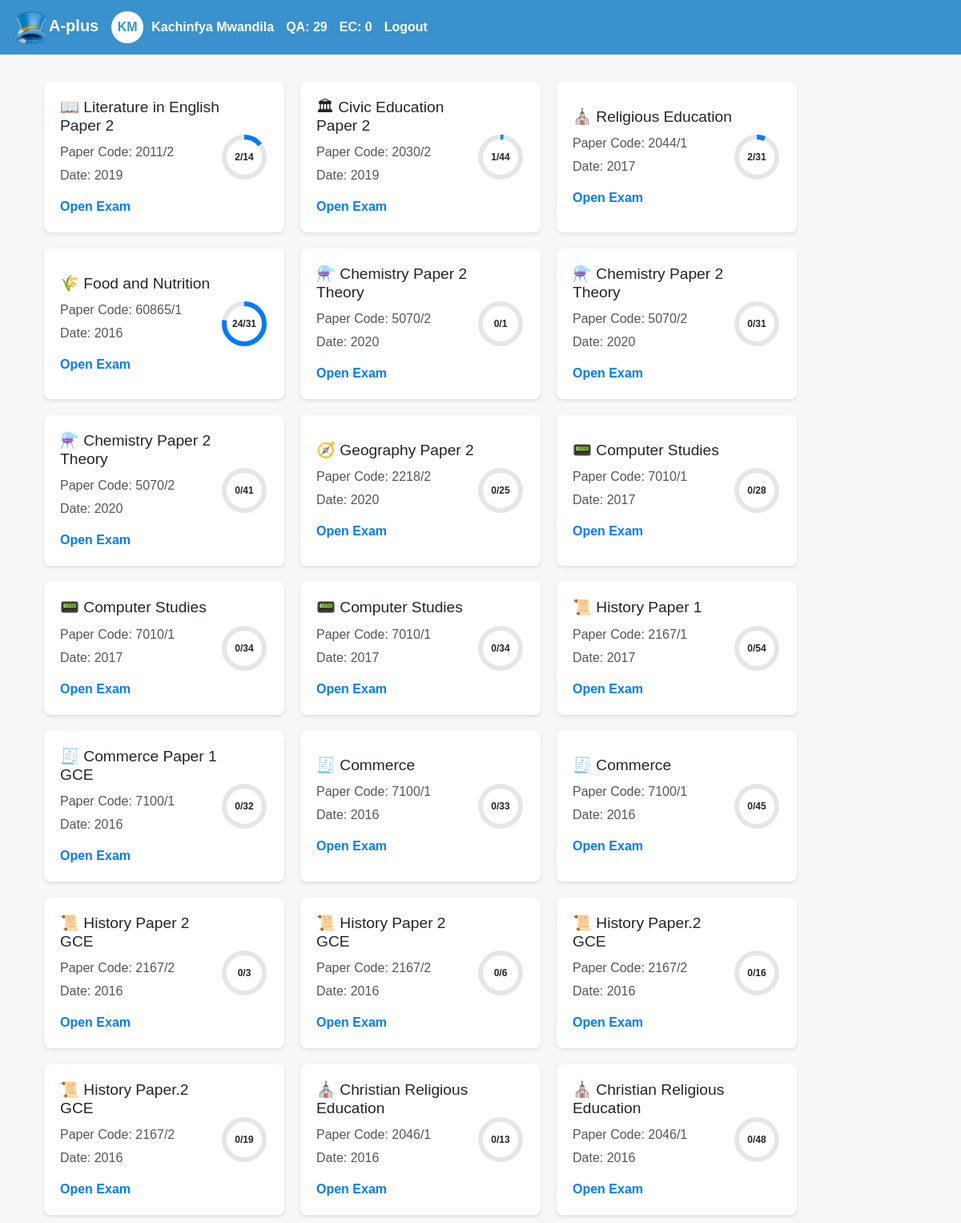
Page /aplus/index.php (signed in) on the committed database.
### tables this page shows
CREATE TABLE `users` (
  `user_id` int(11) NOT NULL,
  `first_name` varchar(100) NOT NULL,
  `last_name` varchar(100) NOT NULL,
  `email` varchar(255) NOT NULL,
  `password` varchar(255) NOT NULL,
  `created_at` timestamp NOT NULL DEFAULT current_timestamp(),
  `verified` tinyint(1) DEFAULT 0,
  `paid` tinyint(1) DEFAULT 0
);

CREATE TABLE `exams` (
  `exam_id` int(11) NOT NULL,
  `exam_name` varchar(255) DEFAULT NULL,
  `paper_code` varchar(50) NOT NULL,
  `date` year(4) NOT NULL,
  `duration` varchar(50) NOT NULL,
  `total_questions` int(11) NOT NULL,
  `total_points` int(11) NOT NULL,
  `instructions` text DEFAULT NULL,
  `additional_information` text DEFAULT NULL,
  `emoji` text DEFAULT NULL
);

### aplus/index.php (the view, shortened to what this page needs)
<?php
require_once 'header.php';
$user_id = $_SESSION['user_id'];
$query = "
    SELECT exams.exam_id, exams.emoji, exams.exam_name, exams.paper_code, exams.date,
           COUNT(questions.question_id) AS total_questions,
           SUM(IF(user_responses.user_id IS NOT NULL, 1, 0)) AS attempted_questions
    FROM exams
    LEFT JOIN questions ON exams.exam_id = questions.exam_id
    LEFT JOIN user_responses ON questions.question_id = user_responses.question_id AND user_responses.user_id = ?
    GROUP BY exams.exam_id
    ORDER BY IFNULL(MAX(user_responses.created_at), exams.date) DESC, exams.date DESC";
$stmt = $mysqli->prepare($query);
$stmt->bind_param('i', $user_id);
$stmt->execute();
$result = $stmt->get_result();
?>
<!DOCTYPE html>
<html lang="en">
<head>
    <link rel="stylesheet" href="https://stackpath.bootstrapcdn.com/bootstrap/4.5.2/css/bootstrap.min.css">
</head>
<body>
    <div class="container mt-4">
        <div class="exam-list">
            <?php while ($row = $result->fetch_assoc()) {
                $total_questions = $row['total_questions'];
                $attempted_questions = $row['attempted_questions'] ?: 0;
                $progress_percentage = ($total_questions > 0) ? ($attempted_questions / $total_questions) * 100 : 0;
                ?>
                <div class="exam-item">
                    <div class="exam-details">
                        <h2><?php echo htmlspecialchars($row['emoji']).' '.htmlspecialchars($row['exam_name']); ?></h2>
                        <p>Paper Code: <?php echo htmlspecialchars($row['paper_code']); ?></p>
                        <p>Date: <?php echo htmlspecialchars($row['date']); ?></p>
                        <a href="user_exam.php?exam_id=<?php echo $row['exam_id']; ?>">
                            <?php echo ($attempted_questions == $total_questions) ? 'Retake Exam' : 'Open Exam'; ?>
                        </a>
                    </div>
                    <div class="progress-ring">
                        <svg width="60" height="60">
                            <circle cx="30" cy="30" r="25" stroke="#e6e6e6"/>
                            <circle cx="30" cy="30" r="25" stroke="#007bff"
                                    stroke-dasharray="<?php echo 2 * pi() * 25; ?>"
                                    stroke-dashoffset="<?php echo (1 - $progress_percentage / 100) * 2 * pi() * 25; ?>"/>
                        </svg>
                        <div class="progress-ring-text"><?php echo $attempted_questions . '/' . $total_questions; ?></div>
                    </div>
                </div>
            <?php } ?>
        </div>
    </div>
</body>
</html>

### aplus/header.php (shortened to what this page needs)
<?php
require_once 'config.php';
$user_id = $_SESSION['user_id'];
$query = "SELECT first_name, last_name FROM users WHERE user_id = ?";
$stmt = $mysqli->prepare($query);
$stmt->bind_param('i', $user_id);
$stmt->execute();
$stmt->bind_result($first_name, $last_name);
$initials = strtoupper($first_name[0] . $last_name[0]);
$query = "SELECT COUNT(*) FROM user_responses WHERE user_id = ?";
$stmt = $mysqli->prepare($query);
$stmt->bind_param('i', $user_id);
$stmt->execute();
$stmt->bind_result($questions_answered);
$questions_answered = $questions_answered ?? 0;
$query = "SELECT COUNT(*) FROM user_exams WHERE user_id = ? AND status = 'completed'";
$stmt = $mysqli->prepare($query);
$stmt->bind_param('i', $user_id);
$stmt->execute();
$stmt->bind_result($completed_exams);
$completed_exams = $completed_exams ?? 0;
?>
<!DOCTYPE html>
<html lang="en">
<head>
    <link href="https://stackpath.bootstrapcdn.com/bootstrap/4.5.2/css/bootstrap.min.css" rel="stylesheet">
</head>
<body>
    <div id="header-area">
       <nav class="navbar navbar-expand-lg navbar-dark">
        <a class="navbar-brand" href="index.php"><img src="diagrams/alpha_logo.png" width="45px" height="auto">A-plus</a>
        <div class="header-info">
            <div class="initials"><?php echo htmlspecialchars($initials); ?></div>
            <span class="user-name"><?php echo htmlspecialchars($first_name . ' ' . $last_name); ?></span>
            <span class="qa" data-title="Questions Answered">QA: <?php echo $questions_answered; ?></span>
            <span class="ec" data-title="Exams Completed">EC: <?php echo $completed_exams; ?></span>
        </div>
           <a class="header-logout" href="logout.php">Logout</a>
    </nav>
</div>
</body>
</html>

### aplus/header.php (style rules this page uses)
#header-area { flex-shrink: 0; background-color: #3991cd; color: white; text-align: center; top: 0; left: 0; right: 0; z-index: 1000; }
.navbar { background-color: #3991cd; color: white; display: flex; justify-content: space-between; align-items: center; padding: 10px 20px; position:sticky; top: 0; left: 0; right: 0; z-index: 1030; }
.navbar a { color: white; }
.navbar-brand { text-decoration-color: gold; color: white; font-weight: 700; }
.header-info { color: white; display: flex; align-items:center; }
.header-info .user-name { margin-right: 15px; font-weight: 600; display: none; }
.header-info span { margin-right: 15px; font-weight: 600; }
.initials { background-color: white; color: #3991cd; border-radius: 50%; width: 40px; height: 40px; display: flex; justify-content: center; align-items: center; font-weight: 700; margin-right: 10px; }
@media (min-width: 768px) { .header-info .user-name { display: inline; } }
@media (min-width: 768px) { .header-info span.qa, .header-info span.ec { position: relative; } }
@media (min-width: 768px) { .header-logout { margin-right: 15px; font-weight: 600; align-self: right; color: #fff; } }

### aplus/index.php (style rules this page uses)
body { font-family: Arial, sans-serif; background-color: #f7f7f7; margin: 0; padding: 0px; }
.exam-list { display: flex; flex-wrap: wrap; justify-content: left; }
.exam-item { background-color: #fff; border-radius: 8px; box-shadow: 0 2px 4px rgba(0, 0, 0, 0.1); margin: 10px; padding: 20px; width: 300px; display: flex; align-items: center; justify-content: space-between; transition: box-shadow 0.3s; }
.exam-details { flex-grow: 1; }
.exam-item h2 { font-size: 1.2em; margin-bottom: 10px; }
.exam-item p { margin: 5px 0; color: #555; }
.exam-item a { text-decoration: none; color: #007bff; font-weight: bold; display: inline-block; margin-top: 10px; }
.progress-ring { position: relative; width: 60px; height: 60px; }
.progress-ring-text { position: absolute; top: 50%; left: 50%; transform: translate(-50%, -50%); font-size: 12px; font-weight: bold; text-align: center; }

### rows in the picture
users: initials "KM", first_name+last_name "Kachinfya Mwandila"
exams: emoji "📖", exam_name "Literature in English Paper 2", paper_code "2011/2", date "2019", attempted_questions "2", total_questions "14"
exams: emoji "🏛", exam_name "Civic Education Paper 2", paper_code "2030/2", date "2019", attempted_questions "1", total_questions "44"
exams: emoji "⛪️", exam_name "Religious Education", paper_code "2044/1", date "2017", attempted_questions "2", total_questions "31"
exams: emoji "🌾", exam_name "Food and Nutrition", paper_code "60865/1", date "2016", attempted_questions "24", total_questions "31"
exams: emoji "⚗️", exam_name "Chemistry Paper 2 Theory", paper_code "5070/2", date "2020", attempted_questions "0", total_questions "1"
exams: emoji "⚗️", exam_name "Chemistry Paper 2 Theory", paper_code "5070/2", date "2020", attempted_questions "0", total_questions "31"
exams: emoji "⚗️", exam_name "Chemistry Paper 2 Theory", paper_code "5070/2", date "2020", attempted_questions "0", total_questions "41"
exams: emoji "🧭", exam_name "Geography Paper 2", paper_code "2218/2", date "2020", attempted_questions "0", total_questions "25"
exams: emoji "📟", exam_name "Computer Studies", paper_code "7010/1", date "2017", attempted_questions "0", total_questions "28"
exams: emoji "📟", exam_name "Computer Studies", paper_code "7010/1", date "2017", attempted_questions "0", total_questions "34"
exams: emoji "📟", exam_name "Computer Studies", paper_code "7010/1", date "2017", attempted_questions "0", total_questions "34"
exams: emoji "📜", exam_name "History Paper 1", paper_code "2167/1", date "2017", attempted_questions "0", total_questions "54"
exams: emoji "🧾", exam_name "Commerce Paper 1 GCE", paper_code "7100/1", date "2016", attempted_questions "0", total_questions "32"
exams: emoji "🧾", exam_name "Commerce", paper_code "7100/1", date "2016", attempted_questions "0", total_questions "33"
exams: emoji "🧾", exam_name "Commerce", paper_code "7100/1", date "2016", attempted_questions "0", total_questions "45"
exams: emoji "📜", exam_name "History Paper 2 GCE", paper_code "2167/2", date "2016", attempted_questions "0", total_questions "3"
exams: emoji "📜", exam_name "History Paper 2 GCE", paper_code "2167/2", date "2016", attempted_questions "0", total_questions "6"
exams: emoji "📜", exam_name "History Paper.2 GCE", paper_code "2167/2", date "2016", attempted_questions "0", total_questions "16"
exams: emoji "📜", exam_name "History Paper.2 GCE", paper_code "2167/2", date "2016", attempted_questions "0", total_questions "19"
exams: emoji "⛪️", exam_name "Christian Religious Education", paper_code "2046/1", date "2016", attempted_questions "0", total_questions "13"
exams: emoji "⛪️", exam_name "Christian Religious Education", paper_code "2046/1", date "2016", attempted_questions "0", total_questions "48"

### other values in the picture
$questions_answered "29"
$completed_exams "0"
